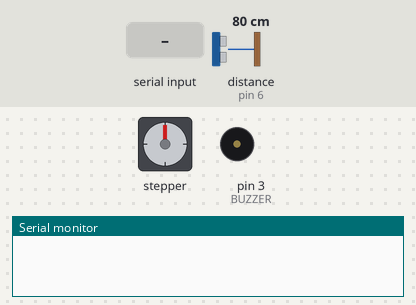
Bench run of a sketch on a simulated Arduino Uno, built with avr-gcc and run on an emulated ATmega328P. Shown: stepper motor, buzzer (waves = sounding), the last lines printed to the serial monitor. Inputs (shaded band) come from the test bench; at power-on: distance to the obstacle (sensor on pin 6) 80 cm. The echo pulse lasts 58.3 µs per cm; stepper angles assume 2048 steps per turn.

Above: at 1.2 s.
1.3 s: "C90\n" received over Serial
At 4.0 s:
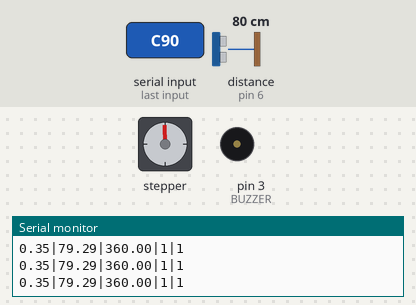
4.3 s: "R90\n" received over Serial
At 7.0 s:
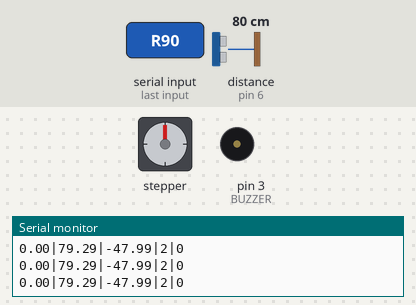
7.3 s: "B90\n" received over Serial
At 8.8 s:
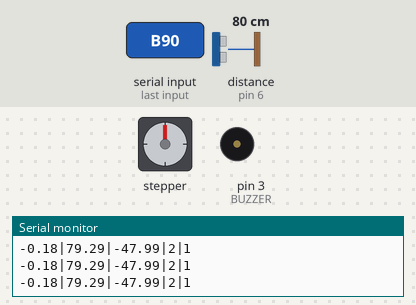
10.3 s: distance to the obstacle (sensor on pin 6) set to 4 cm
At 10.52 s:
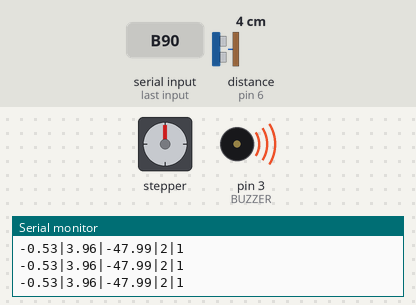
13.3 s: distance to the obstacle (sensor on pin 6) set to 9 cm
At 13.52 s:
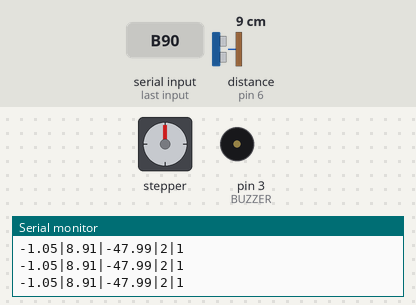
16.3 s: distance to the obstacle (sensor on pin 6) set to 18 cm
At 16.46 s:
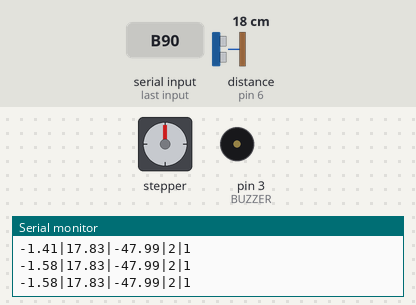
Timing chart, 0 to 20.3 s (numbered marks = the images above; inputs shaded):
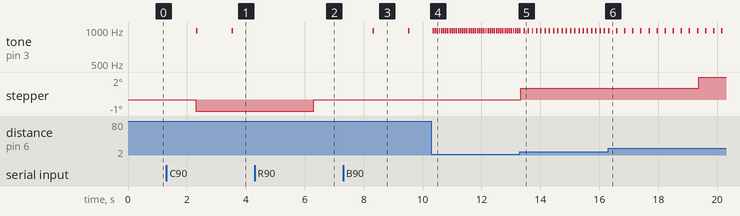

The sketch:

sonar.ino
```cpp
#include <AccelStepper.h>
#include "SR04.h"
#include "strings.h"

#define TRIG_PIN 7
#define ECHO_PIN 6

#define MOTOR_PIN_1 8
#define MOTOR_PIN_2 9
#define MOTOR_PIN_3 10
#define MOTOR_PIN_4 11

#define BUZZER 3
#define TONE 988

#define TIMER 3500
#define BUZZ_TIME 50

#define DEG_PER_STEP 0.17578125 //degrees per step
#define STEPS_PER_REV 2048		 //number of steps for a full revolution of 28BYJ-48 stepper
#define ROT_SPEED 1000			 //120 rpm

int buzzer = 2;
int rotating = 0;
int prevRotating = 1;
unsigned long last_time = 0;

int timer = 3000;

double dist;
float angle;
float target;

SR04 sr04(ECHO_PIN, TRIG_PIN);
AccelStepper stepper(AccelStepper::FULL4WIRE, MOTOR_PIN_1, MOTOR_PIN_3, MOTOR_PIN_2, MOTOR_PIN_4);

void rotateTo(float deg)
{
	float target = deg / DEG_PER_STEP;
	stepper.setSpeed(ROT_SPEED);
	stepper.setAcceleration(ROT_SPEED);
	stepper.moveTo(-target);
	rotating = 2;
	buzzer = buzzer == 2 ? 1 : 0;
}

void continueRotating()
{
	rotating = prevRotating;
	buzzer = buzzer == 2 ? 1 : 0;
}

void pauseRotating()
{
	prevRotating = rotating;
	if (buzzer != 0)
		buzzer = 2;
	rotating = 0;
}

void startBuzzer()
{
	if (rotating)
		buzzer = 1;
}

void stopBuzzer()
{
	buzzer = 0;
}

/**
* commands are of type <<CommandType>>[|<<arg>>] sent by the python application
**/
void processCommand()
{
	char *command = (char *)malloc(16);
	serialRead(command, 16);
	char commandType = command[0];

	if (commandType == 'P')
	{
		//pause rotating
		pauseRotating();
	}
	else if (commandType == 'C')
	{
		//continue rotating;
		continueRotating();
	}
	else if (commandType == 'B')
	{
		//start buzzer
		startBuzzer();
	}
	else if (commandType == 'S')
	{
		//stop buzzer
		stopBuzzer();
	}
	else if (commandType == 'R')
	{
		char *arg = (char *)malloc(16);
		getword(arg, 16, command, (char *)"|", 1);
		int newAngle = atoi(arg);
		rotateTo(newAngle);
		free(arg);
	}
	sendValues();
}

void sendValues()
{
	stepper.run();
	dist = sr04.Distance();
	timer = dist * 15;
	stepper.run();
	int pos = stepper.currentPosition();
	angle = pos * DEG_PER_STEP;
	target = stepper.targetPosition() * DEG_PER_STEP;
	stepper.run();
	Serial.print(-angle);
	Serial.print("|");
	Serial.print(dist);
	stepper.run();
	Serial.print("|");
	Serial.print(-target);
	Serial.print("|");
	Serial.print(rotating);
	Serial.print("|");
	Serial.println(buzzer);
	stepper.run();
}

void setup()
{
	Serial.begin(9600);
	stepper.setSpeed(ROT_SPEED);
	stepper.setAcceleration(ROT_SPEED);
	stepper.moveTo(-STEPS_PER_REV);
}

void loop()
{
	if (Serial.available() > 0)
		processCommand();

	unsigned long new_time = millis();
	if (buzzer == 1 && new_time - last_time > timer)
	{
		last_time = new_time;
		noTone(BUZZER);
		tone(BUZZER, TONE, BUZZ_TIME);
	}

	if (rotating)
	{
		stepper.run();
		if (!stepper.isRunning())
		{
			if (rotating == 2)
			{
				rotating = 0;
				buzzer = 2;
			}
			else if (stepper.currentPosition() == 0)
			{

				stepper.setSpeed(ROT_SPEED);
				stepper.setAcceleration(ROT_SPEED);
				stepper.moveTo(-STEPS_PER_REV);
			}
			else
			{

				stepper.setSpeed(ROT_SPEED);
				stepper.setAcceleration(ROT_SPEED);
				stepper.moveTo(0);
			}
		}
		sendValues();
	}
}
```

SR04.cpp
```cpp
#include "SR04.h"

SR04::SR04(int echoPin, int triggerPin) {
    _echoPin = echoPin;
    _triggerPin = triggerPin;
    pinMode(_echoPin, INPUT);
    pinMode(_triggerPin, OUTPUT);
}


double SR04::Distance() {
    double d = 0;
    _duration = 0;
    digitalWrite(_triggerPin, LOW);
    delayMicroseconds(2);
    digitalWrite(_triggerPin, HIGH);
    delayMicroseconds(10);
    digitalWrite(_triggerPin, LOW);
    delayMicroseconds(2);
    _duration = pulseIn(_echoPin, HIGH, PULSE_TIMEOUT);
    d = MicrosecondsToCentimeter(_duration);
    delay(5);
    return d;
}

double SR04::DistanceAvg(int wait, int count) {
    double min, max, avg, d;
    min = 999;
    max = 0;
    avg = d = 0;

    if (wait < 25) {
        wait = 25;
    }

    if (count < 1) {
        count = 1;
    }

    for (int x = 0; x < count + 2; x++) {
        d = Distance();

        if (d < min) {
            min = d;
        }

        if (d > max) {
            max = d;
        }

        avg += d;
    }

    // substract highest and lowest value
    avg -= (max + min);
    // calculate average
    avg /= count;
    return avg;
}

double SR04::MicrosecondsToCentimeter(long duration) {
    double d = (duration * 100) / 5882.0;
    if (d == 0 || d > MAX_RANGE) d = MAX_RANGE;
    return d;
}
```

SR04.h
```cpp
#ifndef SR04_H
#define SR04_H

#if defined(ARDUINO) && ARDUINO >= 100
	#include "Arduino.h"
#else
	#include "WProgram.h"
#endif

#include <inttypes.h>

#define PULSE_TIMEOUT 11764L	// so that maximum distance is 200cm
#define DEFAULT_DELAY 10
#define DEFAULT_PINGS 5
#define MAX_RANGE 200

class SR04 {
public:
	SR04(int echoPin, int triggerPin);

	/*
	* Return distance in cm (double)
	*/
	double Distance();

	/**
	* Do an average of count Distance measurements
	* remove min and max values for noise reduction
	*/
	double DistanceAvg(int wait=DEFAULT_DELAY, int count=DEFAULT_PINGS);


private:
	double MicrosecondsToCentimeter(long duration);

	double _currentDistance;
	int _echoPin, _triggerPin;
	long _duration, _distance;
	bool _autoMode;
};
#endif
```

strings.h
```cpp
// small char* library developed on a previous laboratory

unsigned int strlen(char* string) {
	if (string == nullptr) {
		return 0;
	}
	unsigned int size = 0;
	while (string[size] != '\0') size++;
	return size;
}

unsigned int strcpy(char* dest, char* source, unsigned int mem) {
	unsigned int sourceLen = strlen(source);
	if (sourceLen >= mem) return 0;
	for (unsigned int i = 0; i < sourceLen; i++) {
		dest[i] = source[i];
	}
	dest[sourceLen] = '\0';
	return 1;
}

unsigned int strcat(char* dest, char* source, unsigned int mem) {
	unsigned int sourceLen = strlen(source);
	unsigned int destLen = strlen(dest);
	if (sourceLen + destLen >= mem) return 0;
	for (unsigned int i = 0; i < sourceLen; i++)
		dest[i + destLen] = source[i];
	dest[destLen + sourceLen] = '\0';
	return 1;
}

int strsearch(char* string, char* substring) {
	unsigned int stringLen = strlen(string);
	unsigned int substringLen = strlen(substring);
	if (substringLen >= stringLen) return -1;

	for (unsigned int i = 0; i < stringLen - substringLen + 1; i++) {
		unsigned int searchLen = 0;
		while (searchLen < substringLen && string[i + searchLen] == substring[searchLen])
			searchLen++;
		if (searchLen == substringLen) return i;
	}
	return -1;
}

int chrsearch(char* string, char chr) {
	unsigned int stringLen = strlen(string);
	for (unsigned int i = 0; i < stringLen; i++)
		if (string[i] == chr) return i;
	return -1;
}

int getword(char* dest, unsigned int mem, char* source, char* sep, unsigned int index) {
	unsigned int sepLen = strlen(sep);
	unsigned int sourceLen = strlen(source);
	unsigned int currentWord = 0;
	unsigned int currentIndex = 0;

	while (currentIndex < sourceLen && chrsearch(sep, source[currentIndex]) != -1)
		currentIndex++;
	while (currentWord < index) {
		while (currentIndex < sourceLen && chrsearch(sep, source[currentIndex]) == -1)
			currentIndex++;
		currentWord++;
		while (currentIndex < sourceLen && chrsearch(sep, source[currentIndex]) != -1)
			currentIndex++;

		if (currentIndex == sourceLen)
			return -1;
	}
	unsigned int wordEnd = currentIndex;
	while (wordEnd < sourceLen && chrsearch(sep, source[wordEnd]) == -1)
		wordEnd++;
	if (wordEnd - currentIndex >= mem) return 0;
	for (unsigned int i = 0; i < wordEnd - currentIndex; i++)
		dest[i] = source[i + currentIndex];
	dest[wordEnd - currentIndex] = '\0';
	return 1;
}

void strlwr_s(char* string) {
	unsigned int stringLen = strlen(string);
	for (int i = 0; i < stringLen; i++) {
		if (string[i] >= 'A' && string[i] <= 'Z')
			string[i] -= ('A' - 'a');
	}
}

void strupr_s(char* string) {
	unsigned int stringLen = strlen(string);
	for (int i = 0; i < stringLen; i++) {
		if (string[i] >= 'a' && string[i] <= 'z')
			string[i] += ('A' - 'a');
	}
}

int atoi(char* string) {
	int number = 0;
	unsigned int powerOfTen = 1;
	unsigned int stringLen = strlen(string);
	for (int i = stringLen - 1; i > 0; i--) {
		number += powerOfTen * (string[i] - '0');
		powerOfTen *= 10;
	}
	if (string[0] == '-') return number * -1;
	return number + powerOfTen * (string[0] - '0');
}


unsigned int serialRead(char * string,unsigned int mem){
  String obj = Serial.readString();
  if (obj.length()>=mem)
    return 0;
  strcpy(string,(char*)obj.c_str(),mem);
  return 1;
}
```

Measured:
- after the input at 7.3 s, tone on pin 3 (BUZZER): alternates 988 Hz for 0.05 s and silent for 1.2 s, starting after 1.0 s
- after the input at 10.3 s, tone on pin 3 (BUZZER): alternates 988 Hz for 0.05 s and silent for 0.02 s, starting at once
- after the input at 13.3 s, tone on pin 3 (BUZZER): alternates 988 Hz for 0.05 s and silent for 0.09 s, starting after 0.13 s
- after the input at 16.3 s, tone on pin 3 (BUZZER): alternates 988 Hz for 0.05 s and silent for 0.22 s, starting after 0.27 s
